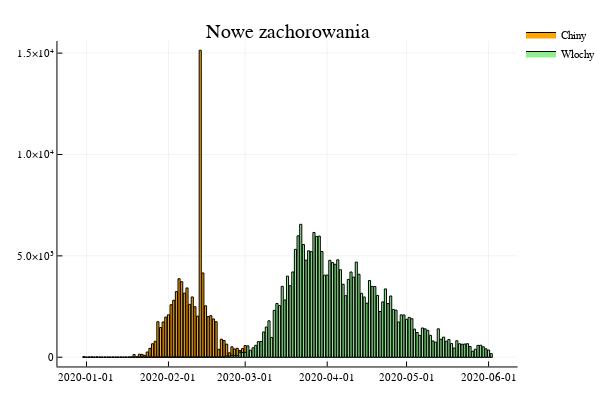

Notebook code cell kept with this figure:
### Markdown cell above
## ?. Kazus Włoch - czy wiek gra rolę?
Na początku epidemii, wielu z nas zadawało sobie pytanie dlaczego we Włoszech aż tak dynamicznie rosła liczba nowych zakażeń. Pojawiła się teza, że wpływ na to może mieć wiek Włochów, wszak to najstarsze społeczeństwo w Europie.

### Code cell
bar(china[:date], china[:new_cases], label="Chiny", color=:orange)
bar!(italy[:date], italy[:new_cases], title="Nowe zachorowania", label="Włochy", color=:lightgreen)
